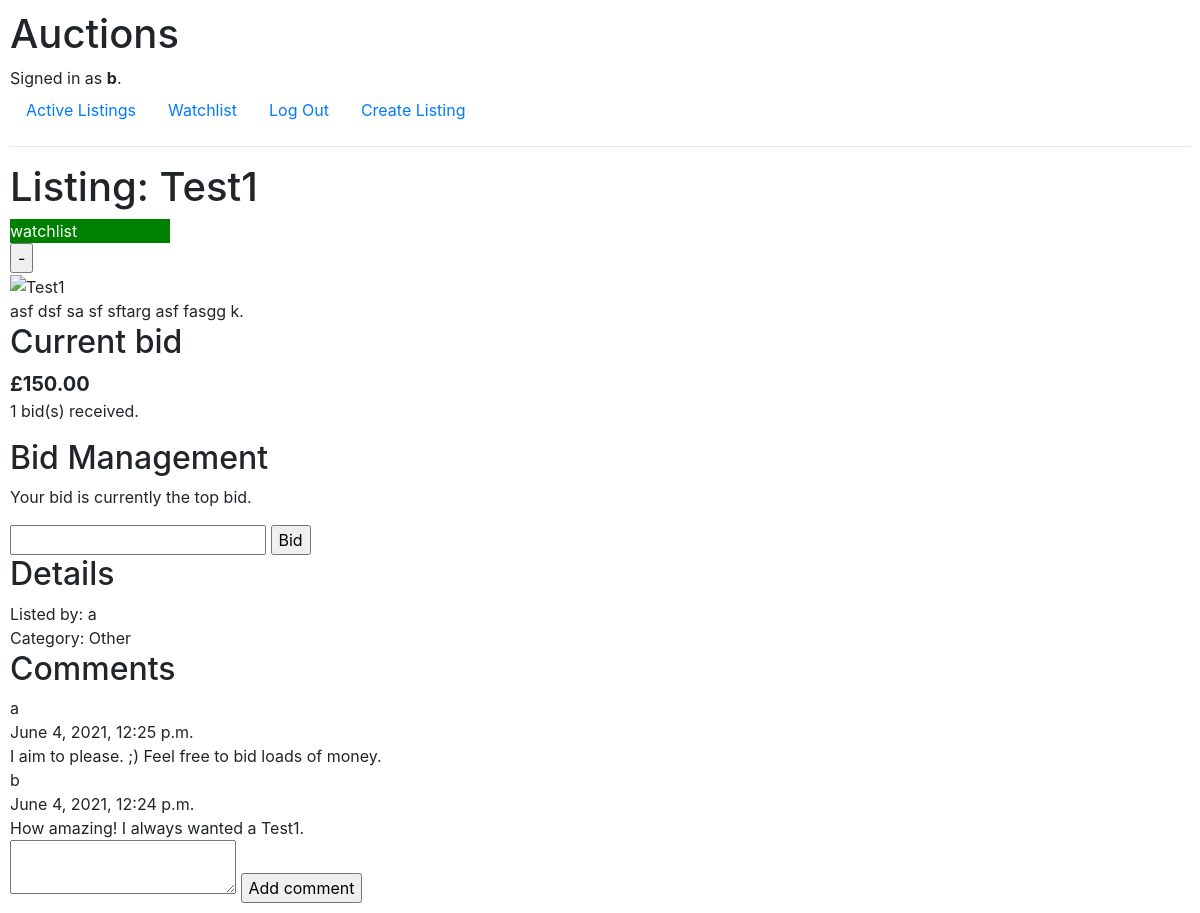
/listings/1 (signed in), run on the app's committed database.
### auctions/models.py (models this page shows, shortened)
class User(AbstractUser):
    watching = models.ManyToManyField("Listing", blank=True, related_name="watchers")

class Listing(models.Model):
    CATEGORIES = [
        (CAT_FASHION, "Fashion"),
        (CAT_ELECTRONICS, "Electronics"),
        (CAT_LEISURE, "Sports, Hobbies & Leisure"),
        (CAT_HOME, "Home & Garden"),
        (CAT_MOTOR, "Motors"),
        (CAT_COLLECT, "Collectables & Art"),
        (CAT_BUSINESS, "Business, Office & Industrial Supplies"),
        (CAT_HEALTH, "Health & Beauty"),
        (CAT_MEDIA, "Media"),
        (CAT_MISC, "Others")
    ]
    title = models.CharField(max_length=140)
    description = models.TextField()
    starting_bid = models.DecimalField(max_digits=MAX_BID_DIGITS, decimal_places=2)
    image_url = models.CharField(max_length=2000, blank=True)
    category = models.CharField(max_length=14, choices=CATEGORIES, blank=True)
    created_on = models.DateTimeField(auto_now_add=True)
    closed_on = models.DateTimeField(null=True, blank=True)
    owner = models.ForeignKey(User, on_delete=models.CASCADE, related_name="auctions")
    def final_image_url(self):
        if self.image_url == "":
            return DEFAULT_IMAGE_URL
        else:
            return self.image_url
    def num_bids(self):
        return self.bids.count()
    def high_bid(self):
         return self.bids.order_by('-amount').first()

class Bid(models.Model):
    bidder = models.ForeignKey(User, on_delete=models.CASCADE, related_name="bids_made")
    listing = models.ForeignKey(Listing, on_delete=models.CASCADE, related_name="bids")
    amount = models.DecimalField(max_digits=MAX_BID_DIGITS, decimal_places=2)
    created_on = models.DateTimeField(auto_now_add=True)
    winning_bid = models.BooleanField(default=False)

class Comment(models.Model):
    user = models.ForeignKey(User, on_delete=models.CASCADE, related_name="comments_made")
    listing = models.ForeignKey(Listing, on_delete=models.CASCADE, related_name="comments")
    content = models.TextField()
    created_on = models.DateTimeField(auto_now_add=True)

### auctions/views.py (the view)
# urls.py: path("listings/<int:listing_id>", views.listing, name="listing"),
def listing(request, listing_id):
    myListing = Listing.objects.get(id=listing_id)
    myListing.image_url = myListing.final_image_url()
    user = User.objects.get(username=request.user)
    watching = myListing in user.watching.all()
    num_bids = myListing.num_bids()
    high_bid = None
    if num_bids == 0:
        current_price = myListing.starting_bid
    else:
        high_bid = myListing.high_bid()
        current_price = high_bid.amount
    user_bids = user.bids_made.filter(listing=myListing)
    user_top_bid = None
    if user_bids.count() > 0:
        user_top_bid = user_bids.order_by('-amount').first()
    c = myListing.comments.all()
    if c:
        comments = c.order_by("-created_on")
    else:
        comments = c
    return render(request, "auctions/listing.html", {
        "listing": myListing,
        "watching": watching,
        "num_bids": num_bids,
        "current_price": current_price,
        "high_bid": high_bid,
        "user_top_bid": user_top_bid,
        "comments": comments
    })

### auctions/templates/auctions/listing.html (shortened to what this page needs)
{% extends "auctions/layout.html" %}
{% block body %}
    <h1>Listing: {{ listing.title }}</h1>
    {% if user.is_authenticated %}
        <div id="watch-status"
            {% if watching %}
                class="watched"
            {% else %}
                class="not-watched"
            {% endif %}
            >watchlist</div>
        <form action="{% url 'watchlist' %}" method="POST">
            <input id="watchlist-button" type="submit"
            {% if watching %}
                value="-"
            {% else %}
                value="+"
            {% endif %}
            >
        </form>
    {% endif %}
    <div id="listing-pic">
        <img src="{{ listing.image_url }}" alt="{{ listing.title }}">
    </div>
    <div id="listing-desc">
        {{ listing.description }}
    </div>
    <div id="listing-bid-container">
        {% if high_bid.winning_bid %}
            <h2>Winning bid</h2>
            <span class="listing-winning-bid">
        {% else %}
            <h2>Current bid</h2>
            <span class="listing-top-bid">
        {% endif %}
        £{{ current_price }}</span>
        <p>{{ num_bids }} bid(s) received.</p>
        {% if user.is_authenticated and user.username == listing.owner.username %}
            <h2>Auction Management</h2>
            {% if not high_bid.winning_bid %}
                <form action="{% url 'close' listing_id=listing.id %}" method="POST">
                    {% csrf_token %}
                    <label for="close-auction">Close auction at £{{ current_price }}</label>
                    <input id="close-auction" name="close_auction" type="submit" value="Close Auction">
                </form>
            {% else %}
                <p>You closed this auction on {{ listing.closed_on }}.</p>
            {% endif %}
        {% elif user.is_authenticated %}
            <h2>Bid Management</h2>
            <p>
            {% if not user_top_bid %}
                You have not bid on this item.
            {% elif high_bid.bidder.username == user.username and not high_bid.winning_bid %}
                Your bid is currently the top bid.
            {% elif not high_bid.winning_bid %}
                Your bid has been beaten.
            {% else %}
                You won this auction. Congratulations!
            {% endif %}
            </p>
            {% if not high_bid.winning_bid %}
                <form action="{% url 'bid' listing_id=listing.id %}" method="POST">
                    <input id="new_bid" type="text" name="new_bid">
                    <input type="submit" value="Bid">
                </form>
            {% endif %}
        {% endif %}
    </div>
    <div id="listing-details">
        <h2>Details</h2>
        Listed by: {{ listing.owner }}<br />
        Category: {{ listing.category }}
    </div>
    <div id="comment-container">
        <h2>Comments</h2>
        {% for comment in comments %}
            <div class="comment-box">
                <div>{{ comment.user.username }}</div>
                <div>{{ comment.created_on }}</div>
                <div>{{ comment.content }}</div>
            </div>
        {% empty %}
            <p>No comments.</p>
        {% endfor %}
        <form action="{% url 'comment' listing.id %}" method="POST">
            <textarea name="new_comment" id="new_comment"></textarea>
            <input type="submit" value="Add comment">
        </form>
    </div>
{% endblock %}

### auctions/templates/auctions/layout.html (shortened to what this page needs)
{% load static %}
<!DOCTYPE html>
<html lang="en">
    <head>
        <link rel="stylesheet" href="https://stackpath.bootstrapcdn.com/bootstrap/4.4.1/css/bootstrap.min.css">
        <link href="{% static 'auctions/styles.css' %}" rel="stylesheet">
    </head>
    <body>
        <h1>Auctions</h1>
        <div>
            {% if user.is_authenticated %}
                Signed in as <strong>{{ user.username }}</strong>.
            {% else %}
                Not signed in.
            {% endif %}
        </div>
        <ul class="nav">
            <li class="nav-item">
                <a class="nav-link" href="{% url 'index' %}">Active Listings</a>
            </li>
            {% if user.is_authenticated %}
                <li class="nav-item">
                    <a class="nav-link" href="{% url 'watchlist' %}">Watchlist</a>
                </li>
                <li class="nav-item">
                    <a class="nav-link" href="{% url 'logout' %}">Log Out</a>
                </li>
                <li class="nav-item">
                    <a class="nav-link" href="{% url 'create_listing' %}">Create Listing</a>
                </li>
            {% endif %}
        </ul>
        <hr>
        {% block body %}
        {% endblock %}
    </body>
</html>

### auctions/static/auctions/styles.css (style rules this page uses)
body { padding: 10px; }
.listing-top-bid { font-weight: bold; font-size: 1.25rem; }
#watch-status { width: 10rem; }
.watched { background: green; color: white; }

### data on the page
User: username "b"
Listing: title "Test1", description "asf dsf sa sf sftarg asf fasgg k.", owner "a", category "Other"
Bid: amount "150.00"
Comment: user.username "a", created_on "June 4, 2021, 12:25 p.m.", content "I aim to please. ;) Feel free to bid loads of money."
Comment: user.username "b", created_on "June 4, 2021, 12:24 p.m.", content "How amazing! I always wanted a Test1."

### other printed values
{{ num_bids }} "1"
